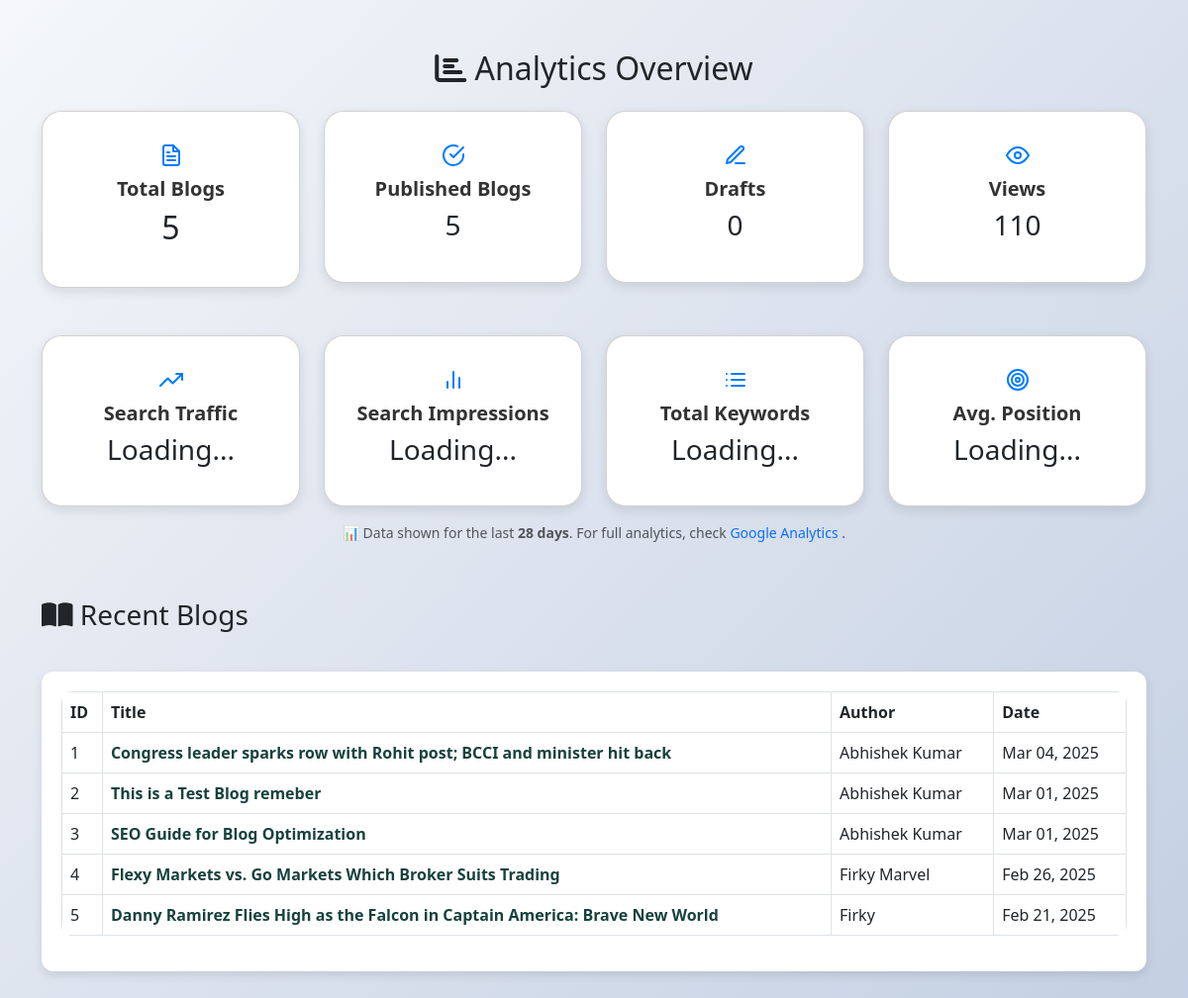
The app's page /admin/dashboard_content.php (signed in) with its own data.
### tables this page shows
CREATE TABLE `blogs` (
  `id` int(11) NOT NULL,
  `title` varchar(255) NOT NULL,
  `seo_slug` varchar(255) NOT NULL,
  `status` enum('published','draft') NOT NULL,
  `views` int(11) DEFAULT 0,
  `created_at` timestamp NOT NULL DEFAULT current_timestamp(),
  `content` text NOT NULL,
  `author` varchar(255) NOT NULL,
  `featured_image` varchar(255) NOT NULL,
  `tags` varchar(255) NOT NULL
);

### blog/blog.php (the view, shortened to what this page needs)
<?php
include '../config/db.php';
$sql = "SELECT * FROM blogs ORDER BY created_at DESC";
$blog = $conn->query($sql);
$sn = 1;
?>
<!DOCTYPE html>
<html lang="en">
<head>
    <link rel="stylesheet" href="https://cdn.jsdelivr.net/npm/bootstrap@5.3.0/dist/css/bootstrap.min.css">
</head>
<body>
    <div class="table-container">
        <table class="table table-bordered table-hover">
            <thead>
                <tr>
                    <th>ID</th>
                    <th>Title</th>
                    <th>Author</th>
                    <th>Date</th>
                </tr>
            </thead>
            <tbody>
                <?php
                if ($blog->num_rows > 0) {
                    while($row = $blog->fetch_assoc()) {
                        echo "<tr>";
                        echo "<td>" . $sn++ . "</td>";
                        echo "<td><a href='../admin/dashboard.php?view=post&id=" . $row['id'] . "' class='post-title-link'>" . $row['title'] . "</a></td>";
                        echo "<td>" . $row["author"] . "</td>";
                        echo "<td>" . date("M d, Y", strtotime($row["created_at"])) . "</td>";
                        echo "</tr>";
                    }
                } else {
                    echo "<tr><td colspan='4' class='text-center'>No results found</td></tr>";
                }
                ?>
            </tbody>
        </table>
    </div>
</body>
</html>

### admin/dashboard_content.php (style rules this page uses)
body { background: linear-gradient(135deg, #f5f7fa, #c3cfe2); font-family: 'Arial', sans-serif; }

### blog/blog.php (style rules this page uses)
.table-container { max-width: 100%; margin: 40px auto; background: white; padding: 20px; border-radius: 12px; box-shadow: 0 4px 10px rgba(0, 0, 0, 0.1); }
table { border-collapse: collapse; width: 100%; overflow: hidden; border-radius: 10px; }
thead { color: white; }
tbody tr { transition: 0.3s; }
td { vertical-align: middle; }
.post-title-link { font-weight: bold; color: #17423C; text-decoration: none; transition: color 0.3s, text-decoration 0.3s; }

### records on screen
blogs: title "Congress leader sparks row with Rohit post; BCCI and minister hit back", author "Abhishek Kumar", created_at "Mar 04, 2025"
blogs: title "This is a Test Blog remeber", author "Abhishek Kumar", created_at "Mar 01, 2025"
blogs: title "SEO Guide for Blog Optimization", author "Abhishek Kumar", created_at "Mar 01, 2025"
blogs: title "Flexy Markets vs. Go Markets Which Broker Suits Trading", author "Firky Marvel", created_at "Feb 26, 2025"
blogs: title "Danny Ramirez Flies High as the Falcon in Captain America: Brave New World", author "Firky", created_at "Feb 21, 2025"

### other values on screen
$totalBlogs "5"
$publishedBlogs "5"
$draftBlogs "0"
$totalViews "110"
